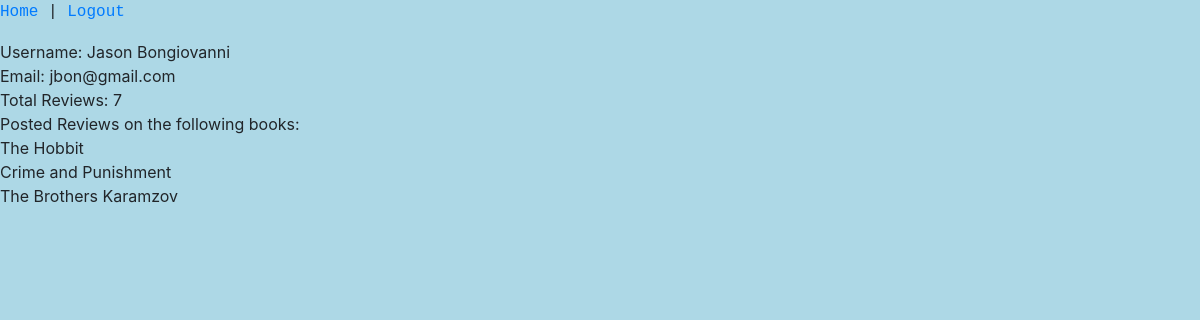
Screenshot of /reads/user/1 (signed in) with the database file from the repository.
### registration_app/models.py (models this page shows)
class User(models.Model):
    first_name = models.CharField(max_length=45)
    last_name = models.CharField(max_length=45)
    email = models.EmailField(unique=True)
    password = models.CharField(max_length=255)
    objects = UserManager()

### reads_app/models.py (models this page shows)
class Book(models.Model):
    title = models.CharField(max_length=255)
    contributor = models.ForeignKey(User, related_name = "book_added", on_delete = models.CASCADE)
    author = models.ForeignKey(Author, related_name = "book_written", on_delete = models.CASCADE)
    created_at = models.DateTimeField(auto_now_add = True)
    updated_at = models.DateTimeField(auto_now = True)
    objects = BookManager()

### reads_app/views.py (the view)
# urls.py: path('user/<int:contributor_id>', views.user_info_page),
def user_info_page(request, contributor_id):
    context = {
        "user": User.objects.get(id = request.session['user_id']),
        "review_contributor": User.objects.get(id = contributor_id),
        "books_contributed": User.objects.get(id = contributor_id).book_added.all()
    }
    return render(request, 'user_info.html', context)

### reads_app/templates/user_info.html (shortened to what this page needs)
<!DOCTYPE html>
<html lang="en">
<head>
    <link href="https://stackpath.bootstrapcdn.com/bootstrap/4.5.0/css/bootstrap.min.css" rel="stylesheet">
    {% load static %}
    <link rel="stylesheet" href="{% static 'logreg/style.css' %}">
</head>
<body>
    <p><a href="/reads">Home</a> | <a href="/">Logout</a></p>
    Username: {{review_contributor.first_name}} {{review_contributor.last_name}}<br>
    Email: {{review_contributor.email}}<br>
    Total Reviews: {{review_contributor.user_reviews.count}}<br>
    Posted Reviews on the following books:<br>
    {% for books in books_contributed %}
        {{books.title}}<br>
    {% endfor %}
</body>
</html>

### registration_app/static/logreg/style.css (style rules this page uses)
* { font-family: 'Hermit', monospace; }
body { background-color: lightblue; }

### rows the page displays
User: first_name "Jason", last_name "Bongiovanni", email "jbon@gmail.com", user_reviews.count "7"
Book: title "The Hobbit"
Book: title "Crime and Punishment"
Book: title "The Brothers Karamzov"
